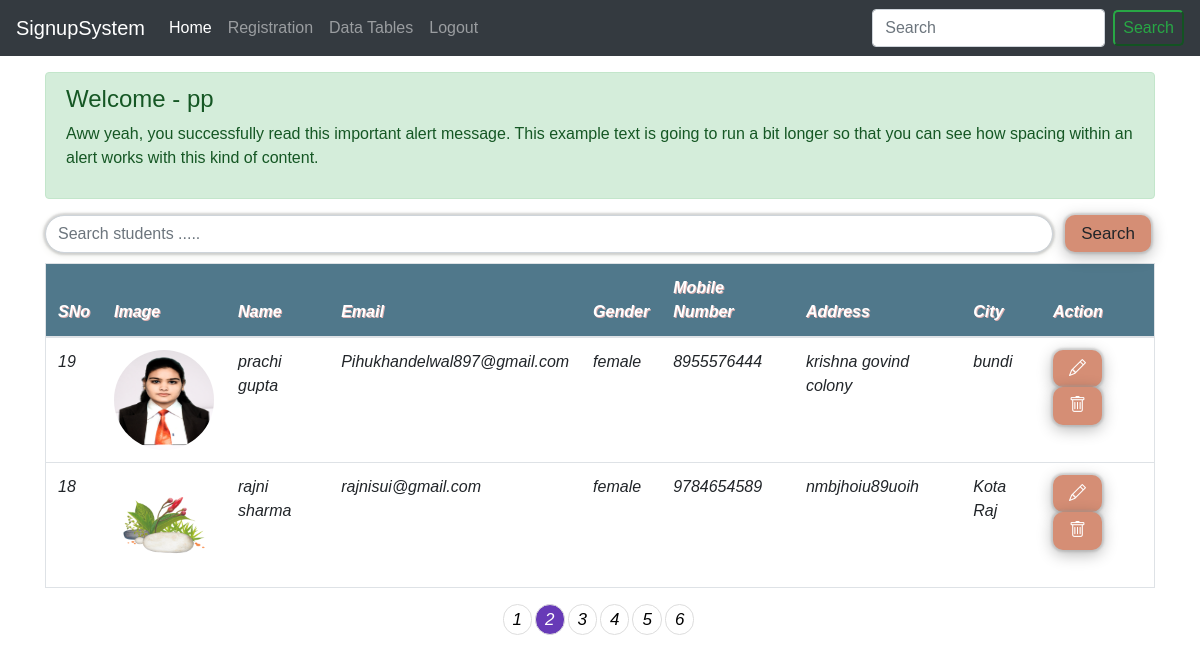
/index.php?page=2 (signed in), run on the app's committed database.
### tables this page shows
CREATE TABLE `tour` (
  `sno` int(11) NOT NULL,
  `pfimage` varchar(255) NOT NULL,
  `firstname` varchar(50) NOT NULL,
  `lastname` varchar(50) NOT NULL,
  `email` varchar(50) NOT NULL,
  `gender` varchar(22) NOT NULL,
  `mobilenumber` varchar(20) NOT NULL,
  `address` varchar(255) NOT NULL,
  `city` varchar(255) NOT NULL
);

### partials/tabledata.php (the view, shortened to what this page needs)
<div class="container ">
  <form class="search-post my-3" action="partials/search.php" method ="GET">
    <div class="input-group">
      <input style=" border-radius: 20px; margin-bottom: 10px; box-shadow: 0px 0px 2px 2px rgb(158 158 158 / 40%), 0px 2px 8px rgb(234 235 229);" type="text" name="search" class="form-control" placeholder="Search students .....">
      <span class="input-group-btn pl-2">
        <button  type="submit" class="btn mx-1">Search <i class="icon-search"></</button>
      </span>
    </div>
  </form>
  <?php
    include 'db.php';
        $results_per_page = 2;
        $sql = "SELECT * FROM tour";
        $result_total = mysqli_query($conn, $sql);
        $number_of_result = mysqli_num_rows($result_total);
        $number_of_page = ceil($number_of_result / $results_per_page);
        if (!isset($_GET['page']) ) {
            $page_no = 1;
        } else {
            $page_no = $_GET['page'];
        }
        $page_first_result = ($page_no-1) * $results_per_page;
        $query = "SELECT * FROM tour ORDER BY sno DESC LIMIT " . $page_first_result . ',' . $results_per_page;
        $result = mysqli_query($conn, $query);
  ?>
  <table id="myTable" class="table border">
    <?php
      echo "<thead class = 'tp'>";
      echo "<tr>";
      echo "<th>SNo</th>";
      echo "<th>Image</th>";
      echo "<th>Name</th>";
      echo "<th>Email</th>";
      echo "<th>Gender</th>";
      echo "<th>Mobile Number</th>";
      echo "<th>Address</th>";
      echo "<th>City</th>";
      echo "<th>Action</th>";
      echo "</tr>";
      echo "<thead>";
      echo "<tbody class = 'table-group-divider'>";
        if ($number_of_result > 0) {
          while ($row = mysqli_fetch_assoc($result)) {
            echo "<tr>";
            echo "<td>" . $row["sno"] . "<br>";
            echo "<td><img src='partials/photos/".$row['pfimage']."' width='100' height='100'  /></td>";
            echo "<td>" . $row["firstname"] . " " .$row["lastname"]. "<br>";
            echo "<td>" . $row["email"] . "<br>";
            echo "<td>" . $row["gender"] . "<br>";
            echo "<td>" . $row["mobilenumber"] . "<br>";
            echo "<td>" . $row["address"] . "<br>";
            echo "<td>" . $row["city"] . "<br>";
            echo "<td class='action-btn'>
                <a href='partials/update.php?sno=".$row['sno']."' class='btn btn-success btn-sm'><i class='bi bi-pencil'></i></a>
                <a href='partials/delete.php?sno=".$row['sno']."' class='btn btn-danger btn-sm'><i class='bi bi-trash'></i></a>
              </td>";
            echo "</tr>";
          }
        }
      echo "</tbody>";
    ?>
  </table>
  <div class="b-pagination-outer">
        <ul id="border-pagination">
            <?php
            for($page = 1; $page<= $number_of_page; $page++) {
                if ($page == $page_no) {
                  $active = "active";
                }else{
                 $active = "";
                }
                echo '<li><a class="'.$active.'" href="../signupsystem/index.php?page=' . $page . '">' . $page . ' </a></li>';
            }
            ?>
        </ul>
    </div>
</div>

### partials/tabledata.php (style rules this page uses)
.table { border: 50px solid black; background-color: white; }
.tp { background-color: #50788b; color: white; text-shadow: 1px 1px #dfb1b1; }
html, body { font: 100%/1.5 Verdana, sans-serif }
.b-pagination-outer { width: 100%; margin: 0 auto; text-align: center; overflow: hidden; display: flex }
#border-pagination { margin: 0 auto; padding: 0; text-align: center }
#border-pagination li { display: inline; }
#border-pagination li a { display: block; text-decoration: none; color: #000; border: 1px solid #ddd; float: left; border-radius: 50px; padding: 2px 9px; font-size: 17px; margin-right: 3px; }
#border-pagination li a { -webkit-transition: background-color 0.4s; transition: background-color 0.4s }
#border-pagination li a.active { background-color: #673ab7; color: #fff; }
#myTable tr { vertical-align: middle; }
#myTable tr td img { border-radius: 50%; }
.btn { border-radius: 10px; background: #d58e75; border: none; outline: none; font-size: 17px; padding: 6px 16px; box-shadow: 0px 0px 2px 2px rgb(158 158 158 / 40%), 0px 4px 16px rgb(0 0 0 / 30%); }

### data on the page
tour: sno "19", pfimage (picture), firstname "prachi", lastname "gupta", email "Pihukhandelwal897@gmail.com", gender "female", mobilenumber "8955576444", address "krishna govind colony", city "bundi"
tour: sno "18", pfimage (picture), firstname "rajni", lastname "sharma", email "rajnisui@gmail.com", gender "female", mobilenumber "9784654589", address "nmbjhoiu89uoih", city "Kota Raj"

### other printed values
$_SESSION['username'] "pp"
